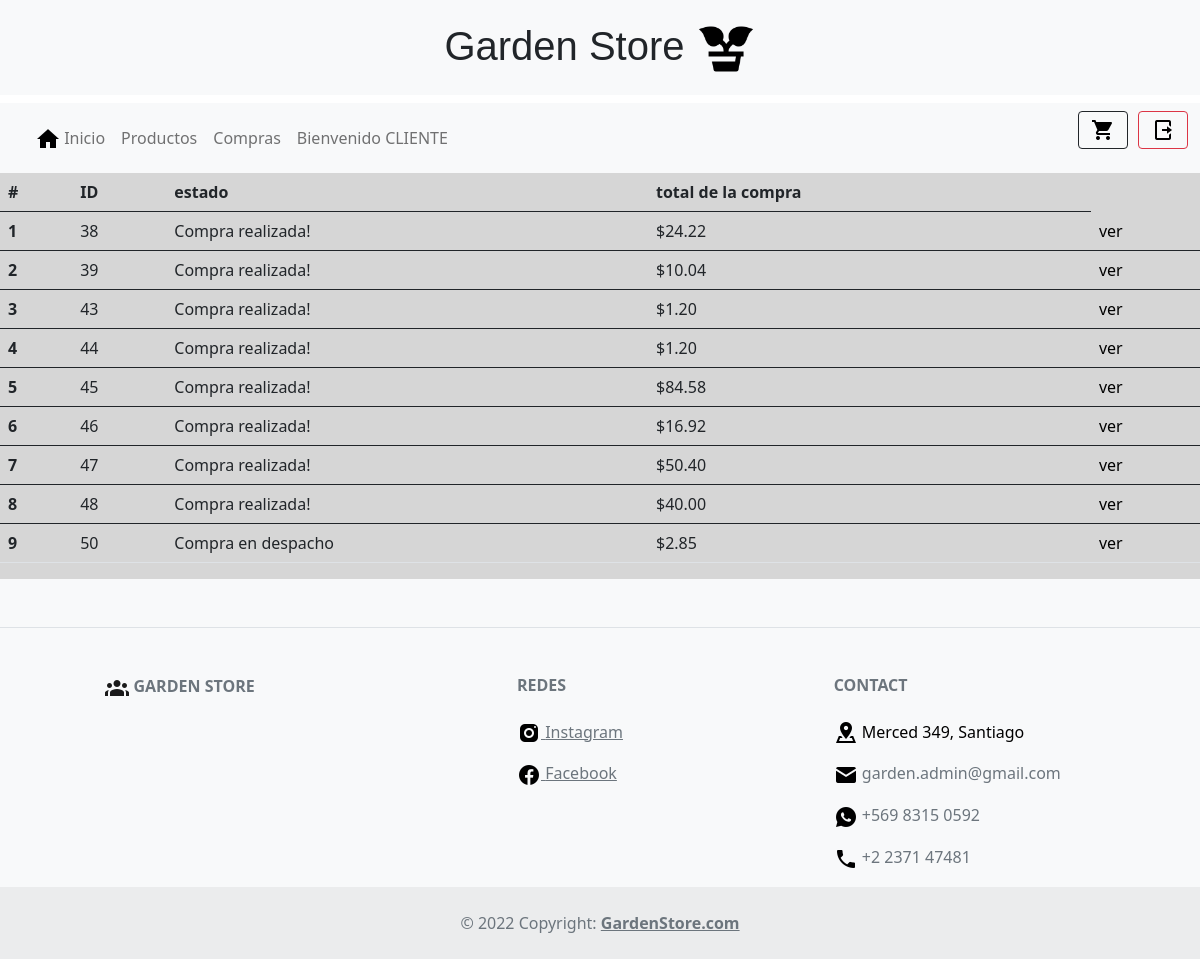
The app's page /compras (signed in) with its own data.
### core/models.py (models this page shows, shortened)
class Compra(models.Model):
    usuario = models.ForeignKey(User, on_delete=models.CASCADE, related_name="compras")
    total = models.DecimalField(null=False, max_digits=10, decimal_places=2)
    estado = models.CharField(max_length=200, null=True)

### core/views.py (the view)
# urls.py: path('compras', views.compras, name="carrito_compras"),
def compras (request):
    usuario_logeado = User.objects.get(username=request.user)
    compras = usuario_logeado.compras.all()
    return render(request, "core/carrito/compras.html",
    { 'compras' : compras })

### core/templates/core/carrito/compras.html (shortened to what this page needs)
{% extends "core/home.html" %}
{% load static%}
{% block content %}
<table class="table">
    <thead>
      <tr>
        <th scope="col">#</th>
        <th scope="col">ID</th>
        <th scope="col">estado</th>
        <th scope="col">total de la compra</th>
      </tr>
    </thead>
    {%for compra in compras%}
    <tbody>
      <tr>
        <th scope="row">{{ forloop.counter }}</th>
        <td>{{compra.id}}</td>
        <td>{{compra.estado}}</td>
        <td>${{compra.total}}</td>
        <td> <a style="text-decoration: none; color: black;" href="{% url 'CORE:compra_con_id' compra.id %}">ver</a> </td>
      </tr>
    </tbody>
        {% endfor %}
</table>
{% endblock %}

### core/templates/core/home.html (shortened to what this page needs)
{% load static %}
<head>
    <link href="https://cdn.jsdelivr.net/npm/bootstrap@5.0.2/dist/css/bootstrap.min.css" rel="stylesheet"
>
    <link rel="stylesheet" href="https://unpkg.com/leaflet@1.8.0/dist/leaflet.css"
 />
</head>
<body style="width: 100%; height: 100%;">
    <div class="text-center"> <div class="p-3 mb-2 bg-light text-dark" style="font-size: 40px; font-family:'Gill Sans', 'Gill Sans MT', Calibri, 'Trebuchet MS', sans-serif;">Garden Store
        <img style="width: 60px; height: 60px;" src="{% static 'core/img/plantita.png'%}" class="rounded" alt="...">
      </div> </div>
    <nav class="navbar navbar-expand-lg navbar-light bg-light">
        <div class="container-fluid">
          <div class="collapse navbar-collapse" id="navbarSupportedContent">
            <ul class="navbar-nav me-auto mb-2 mb-lg-0">
              <li class="nav-item">
                <a class="nav-link " href="{% url 'CORE:producto_index' %}"> <img src="{% static 'core/img/home.png'%}" alt="..."> Inicio </a>
              </li>
              <li class="nav-item">
                <a class="nav-link" href="{% url 'CORE:producto_productos' %}">Productos</a>
              </li>
              {% if user.is_authenticated%}
              <li class="nav-item">
                <a class="nav-link" href="{% url 'CORE:carrito_compras' %}">Compras</a>
              </li>
              {% endif %}
              {% if user.is_authenticated %}
              <li class="nav-item">
                <a class="nav-link" href="">Bienvenido {{user.username.upper}}</b></a>
              </li>
              {% endif %}
            </ul>
            <form class="d-flex">
              <div style="padding-left: 10px;"></div>
              {% if user.is_superuser or not user.is_authenticated %}
                <button type="button" class="btn btn-outline-secondary" disabled > <img src="{% static 'core/img/cart.png'%}" alt="..."> </button>
              {% else %}
                <a type="button" class="btn btn-outline-dark my-2 my-sm-0" href="{% url 'CORE:carrito_index' %}"> <img src="{% static 'core/img/cart.png'%}" alt="..."> </a>
              {% endif %}
              <div style="padding-left: 10px;"></div>
              {% if user.is_authenticated %}
                <a type="button" class="btn btn-outline-danger my-2 my-sm-0" href="{% url 'logout'%}?next=/"> <img src="{% static 'core/img/logout.png'%}" alt="..."> </a>
              {% endif %}
            </form>
          </div>
        </div>
      </nav>
      <div class="row" style="background-color: rgb(214, 214, 214);">
        <div class="col">
            {% block content %}
            {% endblock %}
        </div>
      </div>
<footer class="text-center text-lg-start bg-light text-muted">
  <section
    class="d-flex justify-content-center justify-content-lg-between p-4 border-bottom"
  >
  </section>
  <section class="">
    <div class="container text-center text-md-start mt-5">
      <div class="row mt-3">
        <div class="col-md-3 col-lg-4 col-xl-3 mx-auto mb-4">
          <h6 class="text-uppercase fw-bold mb-4">
            <img src="{% static 'core/img/people.png'%}"> Garden Store
          </h6>
        </div>
        <div class="col-md-2 col-lg-2 col-xl-2 mx-auto mb-4">
          <h6 class="text-uppercase fw-bold mb-4">
            Redes
          </h6>
          <p>
            <a href="https://www.instagram.com/" class="text-reset"> <img src="{% static 'core/img/instagram.png'%}"> Instagram</a>
          </p>
          <p>
            <a href="https://www.facebook.com/" class="text-reset"><img src="{% static 'core/img/facebook.png'%}"> Facebook</a>
          </p>
        </div>
        <div class="col-md-4 col-lg-3 col-xl-3 mx-auto mb-md-0 mb-4">
          <h6 class="text-uppercase fw-bold mb-4">
            Contact
          </h6>
          <p><a href="{% url 'CORE:ubicacion' %}" style="text-decoration: none; color:black"><img src="{% static 'core/img/address.png'%}"> Merced 349, Santiago</a></p>
          <p>
            <img src="{% static 'core/img/mail.png' %}">
            garden.admin@gmail.com
          </p>
          <p><img src="{% static 'core/img/wsp.png' %}"> +569 8315 0592</p>
          <p><img src="{% static 'core/img/phone.png' %}"> +2 2371 47481</p>
        </div>
      </div>
    </div>
  </section>
  <div class="text-center p-4" style="background-color: rgba(0, 0, 0, 0.05);">
    © 2022 Copyright:
    <a class="text-reset fw-bold" href="{% url 'CORE:producto_index' %}">GardenStore.com</a>
  </div>
</footer>
</body>
</html>

### records on screen
Compra: id "38", estado "Compra realizada!", total "24.22"
Compra: id "39", estado "Compra realizada!", total "10.04"
Compra: id "43", estado "Compra realizada!", total "1.20"
Compra: id "44", estado "Compra realizada!", total "1.20"
Compra: id "45", estado "Compra realizada!", total "84.58"
Compra: id "46", estado "Compra realizada!", total "16.92"
Compra: id "47", estado "Compra realizada!", total "50.40"
Compra: id "48", estado "Compra realizada!", total "40.00"
Compra: id "50", estado "Compra en despacho", total "2.85"

### other values on screen
{{ user.username.upper }} "CLIENTE"
